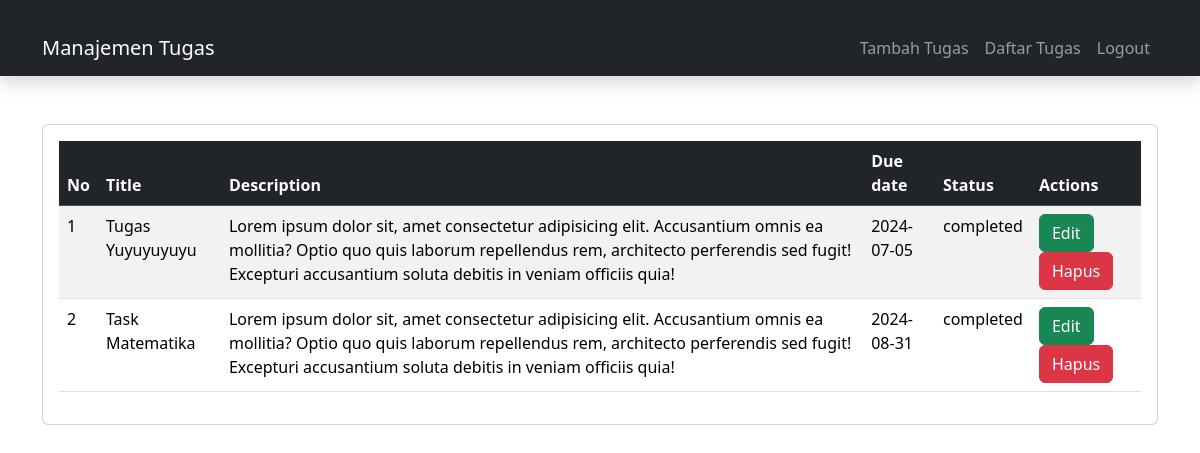
The app's page /views/listTask.php (signed in) with its own data.
### tables this page shows
CREATE TABLE `tasks` (
  `id` int NOT NULL,
  `title` varchar(255) NOT NULL,
  `description` text NOT NULL,
  `due_date` date NOT NULL,
  `status` enum('pending','completed') NOT NULL DEFAULT 'pending',
  `created_at` timestamp NULL DEFAULT CURRENT_TIMESTAMP
);

### config/connection.php (called while the page is built, shortened)
<?php
class Connection {
    public function connectionDatabase() {
        $servername = "localhost";
        $username = "root";
        $password = "root";
        $dbname = "sistemManajemenTugas";
        try {
            $conn = new PDO("mysql:host=$servername;dbname=$dbname", $username, $password);
            $conn->setAttribute(PDO::ATTR_ERRMODE, PDO::ERRMODE_EXCEPTION);
            return $conn;
        } catch (PDOException $e) {
            echo "Connection failed: " . $e->getMessage();
            exit;
        }
    }
}

### model/tasks.php (called while the page is built, shortened)
<?php
include '../config/connection.php';
class Tasks
{
    private $conn;
    public function __construct()
    {
        $db = new Connection();
        $this->conn = $db->connectionDatabase();
    }
    public function displayTask()
    {
        $query = "SELECT * FROM tasks";
        $sth = $this->conn->prepare($query, array(PDO::ATTR_CURSOR => PDO::CURSOR_FWDONLY));
        $sth->execute();
        return $sth;
    }
}

### views/listTask.php (the view, shortened to what this page needs)
<?php
include('../template/header.php');
include('../model/tasks.php');
include('../template/topbar.php');
?>
<section class="container justify-content-center mt-5">
    <div class="card">
        <div class="card-body">
            <table class="table table-striped" id="example" style="width: 100%;">
                <thead class="table-dark">
                    <tr>
                        <th scope="col">No</th>
                        <th scope="col">Title</th>
                        <th scope="col">Description</th>
                        <th scope="col">Due date</th>
                        <th scope="col">Status</th>
                        <th scope="col">Actions</th>
                    </tr>
                </thead>
                <tbody>
                    <?php
                        $no = 1;
                        $tasks = new Tasks();
                        $result = $tasks->displayTask();
                        while ($data = $result->fetch(PDO::FETCH_ASSOC)){
                    ?>
                    <tr>
                        <td><?= $no++;  ?></td>
                        <td><?= $data['title'] ?></td>
                        <td><?= $data['description'] ?></td>
                        <td><?= $data['due_date'] ?></td>
                        <td><?= $data['status'] ?></td>
                        <td>
                            <a href="updateTask.php?id=<?= $data['id'] ?>" class="btn btn-success" style="color: white;">Edit</a>
                            <a href="proses?id=<?= $data['id'] ?>" class="btn btn-danger" style="color: white;">Hapus</a>
                        </td>
                    </tr>
                    <?php } ?>
                </tbody>
            </table>
        </div>
    </div>
</section>
<?php
include('../template/footer.php');
?>

### template/header.php (shortened to what this page needs)
<!doctype html>
<html lang="en">
<head>
    <link href="https://cdn.jsdelivr.net/npm/bootstrap@5.3.3/dist/css/bootstrap.min.css" rel="stylesheet">
</head>
<body>

### template/topbar.php (shortened to what this page needs)
<nav class="navbar navbar-expand-lg navbar-dark bg-dark shadow">
    <div class="container">
        <a class="navbar-brand" href="index.php">Manajemen Tugas</a>
        <div class="collapse navbar-collapse" id="navbarNavDropdown">
            <ul class="navbar-nav ms-auto">
                <li class="nav-item">
                    <a class="nav-link" href="addedTask.php">Tambah Tugas</a>
                </li>
                <li class="nav-item">
                    <a class="nav-link" href="listTask.php">Daftar Tugas</a>
                </li>
                <li class="nav-item">
                    <a class="nav-link" href="../controllers/logout.php">Logout</a>
                </li>
            </ul>
        </div>
    </div>
</nav>

### template/footer.php (shortened to what this page needs)
</body>
</html>

### views/listTask.php (style rules this page uses)
.container { margin-top: 20px; }

### records on screen
tasks: title "Tugas Yuyuyuyuyu", description "Lorem ipsum dolor sit, amet consectetur adipisicing elit. Accusantium omnis ea mollitia? Optio quo quis laborum repellendus rem, architecto perferendis sed fugit! Excepturi accusantium soluta debitis in veniam officiis quia!", due_date "2024-07-05", status "completed"
tasks: title "Task Matematika", description "Lorem ipsum dolor sit, amet consectetur adipisicing elit. Accusantium omnis ea mollitia? Optio quo quis laborum repellendus rem, architecto perferendis sed fugit! Excepturi accusantium soluta debitis in veniam officiis quia!", due_date "2024-08-31", status "completed"
